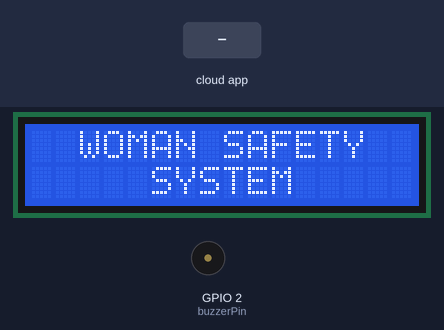
This sketch was run on a simulated ESP8266 (NodeMCU). Shown: 16×2 character LCD, buzzer (waves = sounding, pin HIGH). The inputs (shaded band) are chosen by the test bench. WiFi joins after 1.5 s; servers stay silent unless stated; the Firebase database answers and starts empty; what the sketch prints to the serial monitor is not drawn.

Above: at 2.8 s.
2.9 s: the phone or cloud app sets MasterSignal to 1
At 3.42 s:
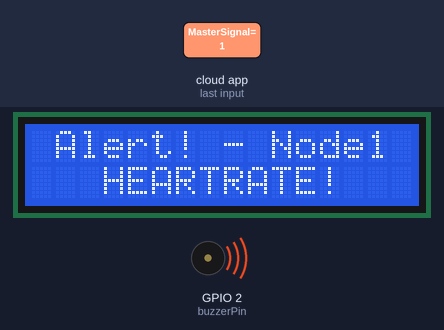
5.5 s: the phone or cloud app sets MasterSignal to 0
At 5.63 s:
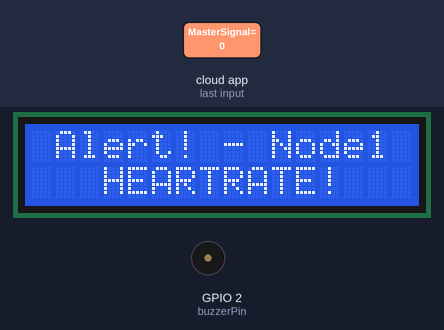
Timing chart, 0 to 8.5 s (numbered marks = the images above; inputs shaded):
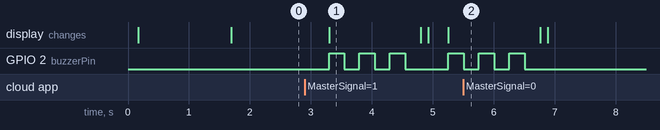

Measured:
- after the input at 2.9 s, GPIO 2 (buzzerPin): LOW → HIGH after 0.40 s, then repeats every 0.50 s: LOW 0.25 s, HIGH 0.25 s; the display: changes after 0.40 s (image 1)
- after the input at 5.5 s, GPIO 2 (buzzerPin): goes on until 6.5 s, then stays LOW
- what the display in image 1 shows lasts 1.5 s, from 3.3 s to 4.8 s

The sketch:

Woman-Safety-Master.ino
```cpp
#include <ESP8266WiFi.h>
#include <Wire.h>
#include <LiquidCrystal_I2C.h>
#include <ESP8266Firebase.h>
#include <ArduinoJson.h>

#include <Base64.h>

#include <WiFiClientSecure.h>
#include <ESP8266HTTPClient.h>

#define REFERENCE_URL "https://woman-safety-project-default-rtdb.firebaseio.com/" //Do not include https:// in FIREBASE_HOST
Firebase firebase(REFERENCE_URL);

const char* twilioAccountSid = "AC19bcacffd13d450737cb04a7a8364f9f";
const char* twilioAuthToken = "122f5070752f0197152c64afd1cd655e";
const char* twilioNumber = "+19149158335"; // Include country code
const char* toNumber = "+918792373343"; // Include country code

//https://woman-safety-project-default-rtdb.firebaseio.com/
const char* ssid = "Room1";
const char* password = "12345678";

LiquidCrystal_I2C lcd(0x27, 16, 2); // I2C address 0x27, 16 columns and 2 rows
String Enable="111";

bool Node1msgSent=false;
bool Node2msgSent=false;

const int buzzerPin = 2;

void generateTone(int frequency, int duration) {
  for (long i = 0; i < duration * frequency; i++) {
    digitalWrite(buzzerPin, HIGH);
    delayMicroseconds(500000 / frequency); // Half period in microseconds
    digitalWrite(buzzerPin, LOW);
    delayMicroseconds(500000 / frequency); // Half period in microseconds
  }
}

void setup() {
  Serial.begin(115200);
  delay(100);
  pinMode(buzzerPin, OUTPUT);
  digitalWrite(buzzerPin,LOW);
  lcd.init();                      // Initialize LCD
  lcd.backlight();                 // Turn on backlight

  Serial.println();
  Serial.println();
  Serial.print("Connecting to ");
  Serial.println(ssid);

  WiFi.begin(ssid, password);

  while (WiFi.status() != WL_CONNECTED) {
    delay(500);
    Serial.print(".");
  }

  Serial.println("");
  Serial.println("WiFi connected");
  Serial.println("IP address: ");
  Serial.println(WiFi.localIP());

}

void loop() {
  lcd.setCursor(0, 0);
  lcd.print("  WOMAN SAFETY");
  lcd.setCursor(0, 1);
  lcd.print("     SYSTEM");

    String Node1data = firebase.getString("/Database/Node1/MasterSignal");
    String Node2data = firebase.getString("/Database/Node2/MasterSignal");
    Serial.print("Node1data:");
    Serial.println(Node1data);
    Serial.print("Node2data:");

    if(Node1data[0]=='1'){
      lcd.clear();
      Serial.print("HeartRate1");
      AlarmAndDisplay("Node1","HEARTRATE!",Node1msgSent);
      Node1msgSent=true;
    }
    else if(Node1data[1]=='1'){
      lcd.clear();
      Serial.print("Emergency1");
      AlarmAndDisplay("Node1","EMERGENCY!",Node1msgSent);
      Node1msgSent=true;
    }
    else if(Node1data[2]=='1'){
      lcd.clear();
      Serial.print("Help1");
      AlarmAndDisplay("Node1","HELP!",Node1msgSent);
      Node1msgSent=true;
    }
    else{
      Node1msgSent=false;
    }

    if(Node2data[0]=='1'){
      lcd.clear();
      Serial.print("HeartRate2");
      AlarmAndDisplay("Node2","HEARTRATE!",Node2msgSent);
      Node2msgSent=true;
    }
    else if(Node2data[1]=='1'){
      lcd.clear();
      Serial.print("Emergency2");
      AlarmAndDisplay("Node2","EMERGENCY!",Node2msgSent);
      Node2msgSent=true;
    }
    else if(Node2data[2]=='1'){
      lcd.clear();
      Serial.print("Help2");
      AlarmAndDisplay("Node2","HELP!",Node2msgSent);
      Node2msgSent=true;
    }

  delay(100); // Update every second
}
 // Use any digital pin, such as D1

// Function to generate a tone of a specific frequency for a certain duration
void AlarmAndDisplay(String NodeID,String msg,bool smssent){
  lcd.clear();
  lcd.setCursor(0, 0);
  lcd.print(" Alert! - "+String(NodeID));
  lcd.setCursor(0,1);
  lcd.print("   "+msg);
  for(int i=0;i<3;i++){
digitalWrite(buzzerPin,HIGH);
delay(250);
digitalWrite(buzzerPin,LOW);
delay(250);
  }
lcd.clear();
if(!smssent){
  Serial.println("sending Alert Message");
  //SendTwilio(NodeID ,msg);
  //sendSMS("Hi,Im ESP");
}
}

// void sendSMS(const char* message) {
//   HTTPClient http;

//   // Construct the Twilio API URL
//   String url = "https://api.twilio.com/2010-04-01/Accounts/";
//   url += String(twilioAccountSid);
//   url += "/Messages.json";

//   // Construct the authentication header
//   String auth = String(twilioAccountSid) + ":" + String(twilioAuthToken);
//   String encodedAuth = base64::encode(auth);

//   // Set up HTTP request headers
//   http.begin(url);
//   http.addHeader("Content-Type", "application/x-www-form-urlencoded");
//   http.addHeader("Authorization", "Basic " + encodedAuth);

//   // Construct the message body
//   String body = "To=" + String(toNumber);
//   body += "&From=" + String(twilioNumber);
//   body += "&Body=" + String(message);

//   // Send HTTP POST request with the message body
//   int httpResponseCode = http.POST(body);

//   if (httpResponseCode > 0) {
//     Serial.print("SMS sent! Response code: ");
//     Serial.println(httpResponseCode);
//     String payload = http.getString();
//     Serial.println("Response payload: " + payload);
//   } else {
//     Serial.print("Failed to send SMS. Error code: ");
//     Serial.println(httpResponseCode);
//     String error = http.errorToString(httpResponseCode);
//     Serial.println("Error: " + error);
//   }

//   http.end();
// }
```
